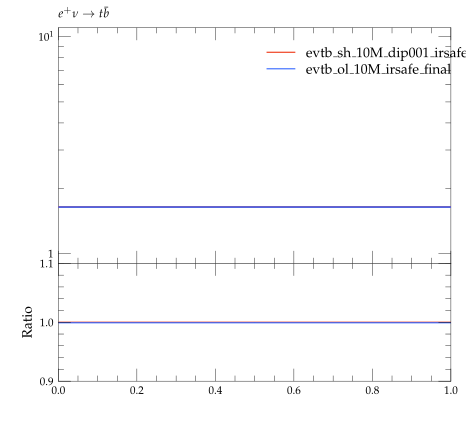

Python code for this plot:
#! /usr/bin/env python

# This Python script was auto-generated using YODA v2.0.0.
# Analysis object: /evtb/incCut12
# Timestamp: 16-04-2024 (14:02:27)

import matplotlib as mpl
import matplotlib.pyplot as plt
mpl.use('Agg') # comment out for interactive use
import os
import numpy as np

plotDir = os.path.split(os.path.realpath(__file__))[0]
if 'YODA_USER_PLOT_PATH' in globals():
    plot_outdir = globals()['YODA_USER_PLOT_PATH']
else:
    plot_outdir = plotDir

#plot style
plt.style.use(os.path.join(plotDir, '../default.mplstyle'))
# plot metadata
figW, figH = plt.rcParams['figure.figsize']
ax_xLabel = r''
ax_yLabel = r''
ax_title  = r'$e^+ \nu \to t \bar b$'
ax_xScale = 'linear'
ax_yScale = 'log'
xLims = (0.0, 1.0)
yLims = (0.9, 11.0)

# TeX-friendly labels for the legend
labels = [ r"evtb\_sh\_10M\_dip001\_irsafe\_final", r"evtb\_ol\_10M\_irsafe\_final" ]

# Create figure and axis objects
fig, (ax, ratio0_ax) = plt.subplots(2, 1, sharex=True,
                  figsize=(figW,figH), gridspec_kw={'height_ratios': (2, 1)})
ratio0_ax.yaxis.set_major_locator(mpl.ticker.MultipleLocator(0.1))
ratio0_ax.set_ylim(0.9, 1.1)
ratio0_ax.set_ylabel('Ratio')

# LineColor map: curve index -> color
linecolors = {0: '#EE3311', 1: '#3366FF'}
# the numerical data is stored in a separate file
dataf = dict()
prefix = os.path.split(__file__)[0]
if prefix:    prefix = prefix + '/'
exec(open(prefix+'incCut12__data.py').read(), dataf)


legend_handles = [] # keep track of handles for the legend

# style options for curves
# starts at zorder>=5 to draw curve on top of legend
styles = {
  'curve0': {
    'color' : linecolors[0],
    'linestyle' : '-',
    'marker' : 'o',
    'zorder' : 5,
    'histstyle' : True,
  },
  'curve1': {
    'color' : linecolors[1],
    'linestyle' : '-',
    'marker' : 'o',
    'zorder' : 6,
    'histstyle' : True,
  },
}
# curve from input yoda files in main panel
for label in dataf['yvals'].keys():
    if all(np.isnan(v) for v in dataf['yvals'][label]):
        continue
    tmp = None
    if styles[label]['histstyle']: # draw as histogram
        tmp, = ax.plot(dataf['xedges'], dataf['yedges'][label],
                       color=styles[label]['color'],
                       linestyle=styles[label]['linestyle'],
                       drawstyle='steps-pre', solid_joinstyle='miter',
                       zorder=styles[label]['zorder'], label=label)
        ax.errorbar(dataf['xpoints'], dataf['yvals'][label], color=styles[label]['color'],
                    xerr=dataf['xerrs'], yerr=[dataf['ydowns'][label], dataf['yups'][label]],
                    linestyle='none', zorder=styles[label]['zorder'])
    else: # draw as scatter
        tmp = ax.errorbar(dataf['xpoints'], dataf['yvals'][label],
                          xerr=dataf['xerrs'],
                          yerr=[ dataf['ydowns'][label],
                          dataf['yups'][label] ],
                          fmt=styles[label]['marker'],
                          ecolor=styles[label]['color'],
                          color=styles[label]['color'], zorder=2)
        tmp[-1][0].set_linestyle(styles[label]['linestyle'])
    legend_handles += [tmp]
    for varLabel in dataf['variation_yvals'].keys():
        if varLabel.startswith(label):
            tmp, = ax.plot(dataf['xedges'], dataf['variation_yvals'][varLabel],
                           color=styles[label]['color'],
                           linestyle=styles[label]['linestyle'],
                           drawstyle='steps-pre', solid_joinstyle='miter',
                           zorder=styles[label]['zorder'], alpha=0.5)


# plots on ratio panel
# curve from input yoda files in ratio panel
for label, yvals in dataf['ratio0_yvals'].items():
    if all(np.isnan(v) for v in yvals):
        continue
    if styles[label]['histstyle']: # plot as histogram
        ratio0_ax.plot(dataf['xedges'], yvals,
                       color=styles[label]['color'],
                       linestyle=styles[label]['linestyle'],
                       drawstyle='steps-pre', zorder=1,
                       solid_joinstyle='miter')
        ratio0_ax.vlines(dataf['xpoints'],
                         dataf['ratio0_ymin'][label],
                         dataf['ratio0_ymax'][label],
                         color=styles[label]['color'], zorder=1)
    else: # plot as scatter
        tmp = ratio0_ax.errorbar(dataf['xpoints'],
                                 yvals, xerr=dataf['xerrs'],
                                 yerr=dataf['ratio0_yerrs'][label],
                                 fmt=styles[label]['marker'],
                                 ecolor=styles[label]['color'],
                                 color=styles[label]['color'])
        tmp[-1][0].set_linestyle(styles[label]['linestyle'])

    for varlabel in dataf['ratio0_variation_vals'].keys():
        if varlabel.startswith(label):
            ratio0_ax.plot(dataf['xedges'],
                            dataf['ratio0_variation_vals'][varlabel],
                            color=styles[label]['color'],
                            linestyle=styles[label]['linestyle'],
                            drawstyle='steps-pre', solid_joinstyle='miter',
                            zorder=1, alpha=0.5)

legend_pos = (0.5, 0.97)
ax.legend(legend_handles, labels, loc='upper left', bbox_to_anchor=legend_pos)

# set plot metadata as defined above
ratio0_ax.set_xlabel(ax_xLabel)
ratio0_ax.xaxis.set_label_coords(1., -.15)
ax.set_ylabel(ax_yLabel, loc='top')
ax.set_title(ax_title, loc='left')
ax.set_xscale(ax_xScale)
ax.set_yscale(ax_yScale)
ax.set_xlim(xLims)
ax.set_ylim(yLims)

# tick formatting
plt.rcParams['xtick.top'] = True
plt.rcParams['ytick.right'] = True
ax.yaxis.set_major_locator(mpl.ticker.LogLocator(base=10.0, numticks=np.inf))
ax.yaxis.set_minor_locator(mpl.ticker.LogLocator(
                           base=10.0, subs=np.arange(0.1, 1, 0.1), numticks=np.inf))
fig.align_ylabels((ax, ratio0_ax))
plt.savefig(os.path.join(plot_outdir, 'incCut12.pdf'), format='PDF')
plt.savefig(os.path.join(plot_outdir, 'incCut12.png'), format='PNG')

plt.close(fig)
